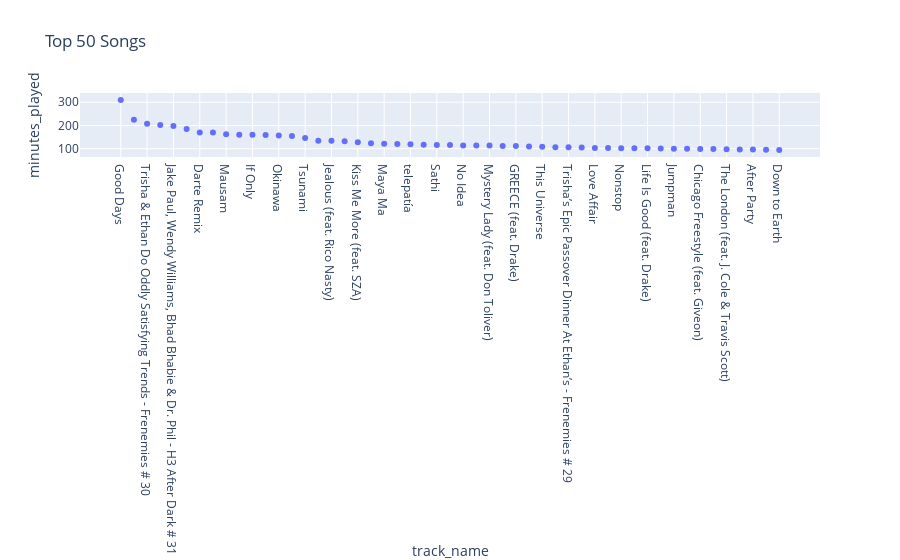

Notebook code cell kept with this figure:
### Code cell
fig = px.scatter(top_50, x="track_name", y="minutes_played", title="Top 50 Songs")
fig.show()

### Figure 1 — Plotly figure (JSON) as saved in the notebook; plotly's stock layout.template omitted (floating-point values rounded to 4 significant figures)
{"data": [{"hovertemplate": "track_name=%{x}<br>minutes_played=%{y}<extra></extra>", "legendgroup": "", "marker": {"color": "#636efa", "symbol": "circle"}, "mode": "markers", "name": "", "orientation": "v", "showlegend": false, "type": "scatter", "x": ["Good Days", "Glock Six - Bonus", "Trisha & Ethan Do Oddly Satisfying Trends - Frenemies # 30", "Headaches", "Jake Paul, Wendy Williams, Bhad Bhabie & Dr. Phil - H3 After Dark # 31", "Solitaires (feat. Travis Scott)", "Darte Remix", "Satayera", "Mausam", "Moving Naughty (feat. Aitch & B Young)", "If Only", "Honey", "Okinawa", "From Time", "Tsunami", "CAN'T SAY", "Jealous (feat. Rico Nasty)", "Close", "Kiss Me More (feat. SZA)", "Protests and the Pandemic with Michele Norris", "Maya Ma", "Ordinary", "telepatía", "It's Time To Stop James Charles - H3 Podcast # 241", "Sathi", "Stronger", "No Idea", "Baby", "Mystery Lady (feat. Don Toliver)", "Introspection", "GREECE (feat. Drake)", "STARGAZING", "This Universe", "B.S. (feat. H.E.R.)", "Trisha’s Epic Passover Dinner At Ethan’s - Frenemies # 29", "Hold On", "Love Affair", "FLEX", "Nonstop", "Good Morning", "Life Is Good (feat. Drake)", "DOLLAZ ON MY HEAD (feat. Young Thug)", "Jumpman", "10k Hours (feat. Nas)", "Chicago Freestyle (feat. Giveon)", "Dior", "The London (feat. J. Cole & Travis Scott)", "REVENGE", "After Party", "Luving U", "Down to Earth"], "xaxis": "x", "y": [309.7, 224.4, 207.5, 201.7, 197.5, 184.8, 169.7, 169.7, 162.8, 160.5, 160.3, 159.6, 157.3, 154.5, 145.8, 134.9, 134.0, 132.1, 128.4, 124.1, 121.2, 120.4, 119.7, 117.6, 116.5, 115.7, 114.3, 114.0, 113.6, 111.7, 111.5, 109.9, 108.2, 106.5, 106.2, 106.0, 103.0, 102.9, 102.6, 102.2, 102.2, 100.9, 100.5, 100.4, 98.87, 98.78, 98.35, 96.97, 96.38, 96.21, 94.5], "yaxis": "y"}], "layout": {"legend": {"tracegroupgap": 0}, "title": {"text": "Top 50 Songs"}, "xaxis": {"anchor": "y", "domain": [0, 1], "title": {"text": "track_name"}}, "yaxis": {"anchor": "x", "domain": [0, 1], "title": {"text": "minutes_played"}}}}
